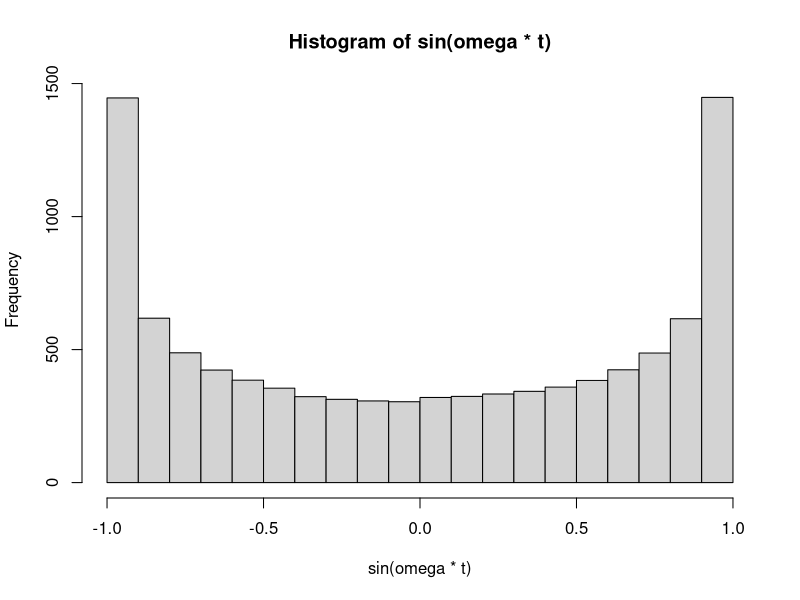
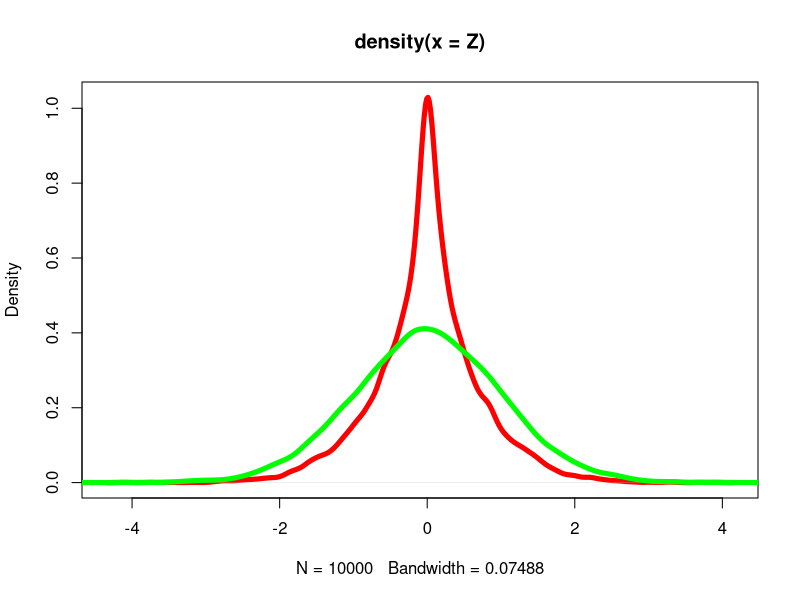
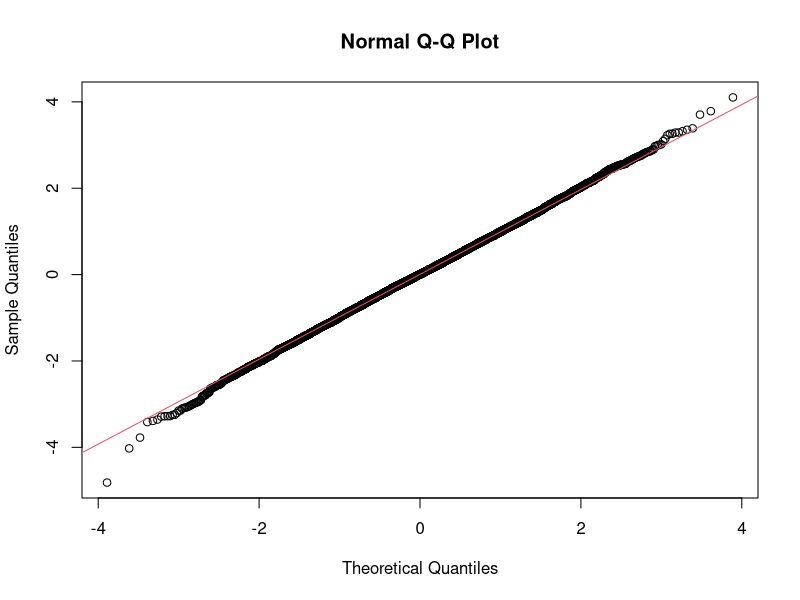
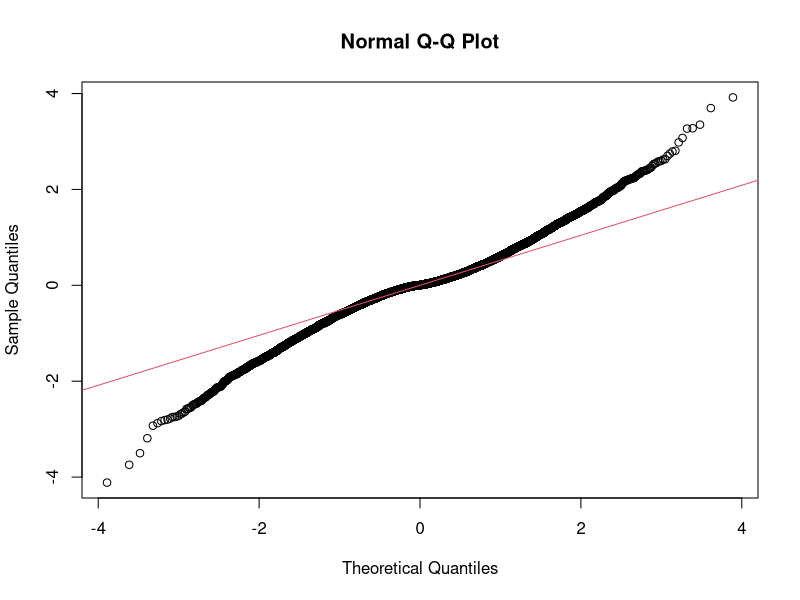

R code for these plots, in order:
    # 28338
    T <- 10000
    sigma  <- 1
    
    A <- rnorm(T,0,sigma)
    theta <- runif(1,0, 2 * pi)
    
    fs <- 100
    t <- (1:T)/fs
    omega <- 2* pi * 0.0892987
    Z <- A * cos(omega*t + theta)
    
    # First diagram
    hist(sin(omega*t))
    
    # Second diagram
    dA <- density(A)
    dZ <- density(Z)
    plot(dZ, col="red", lwd=5)
    lines(dA, col="green", lwd=5)
    
    # Third diagram
    qqnorm(A)
    qqline(A, col = 2)
    
    # Fourth diagram
    qqnorm(Z)
    qqline(Z, col = 2)
    
    
